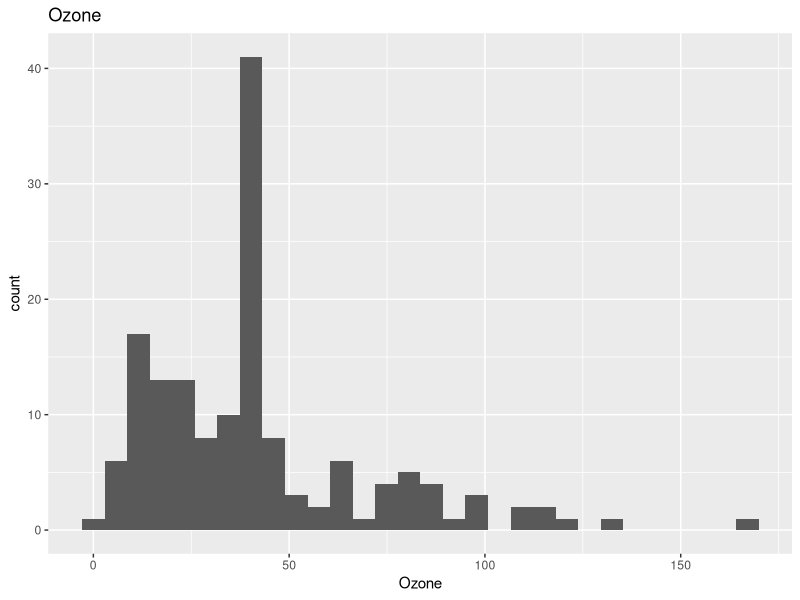
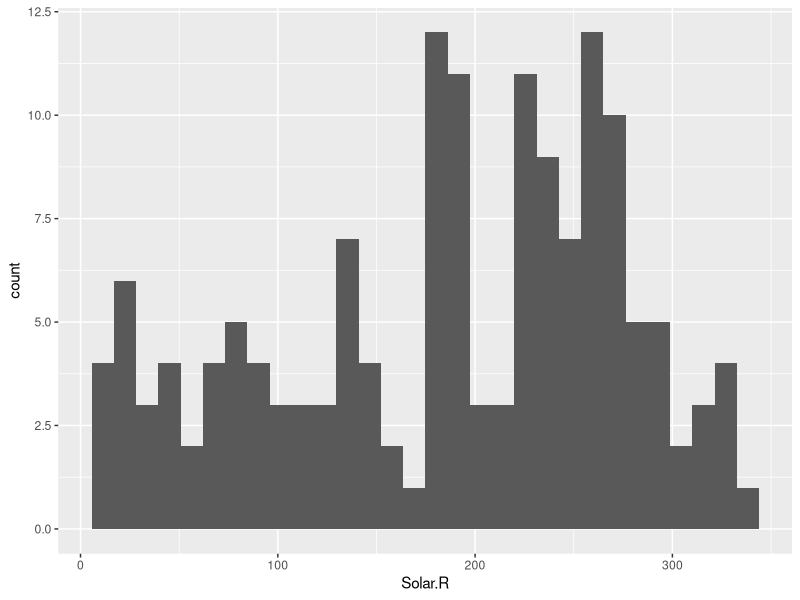
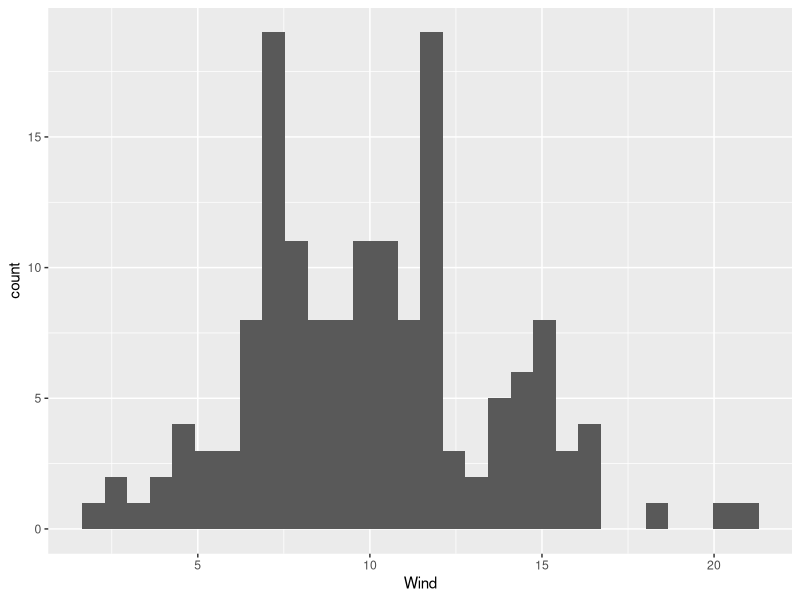
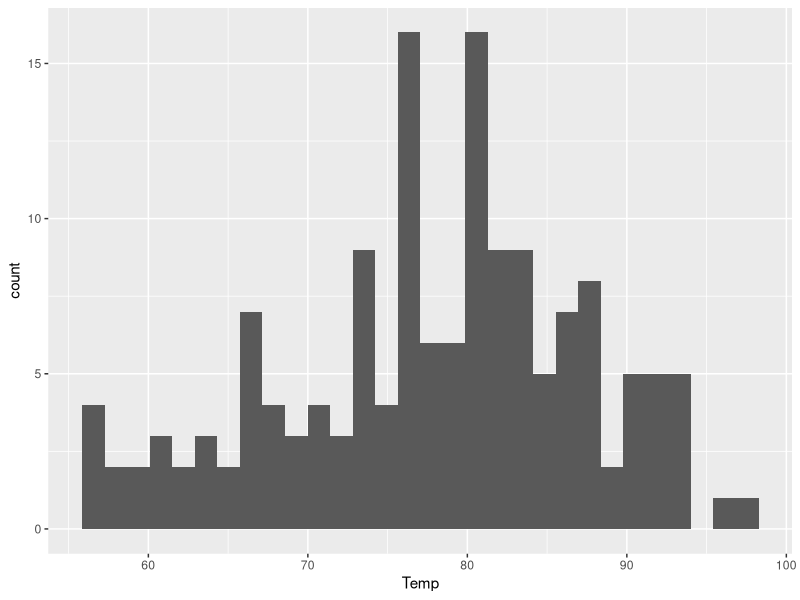
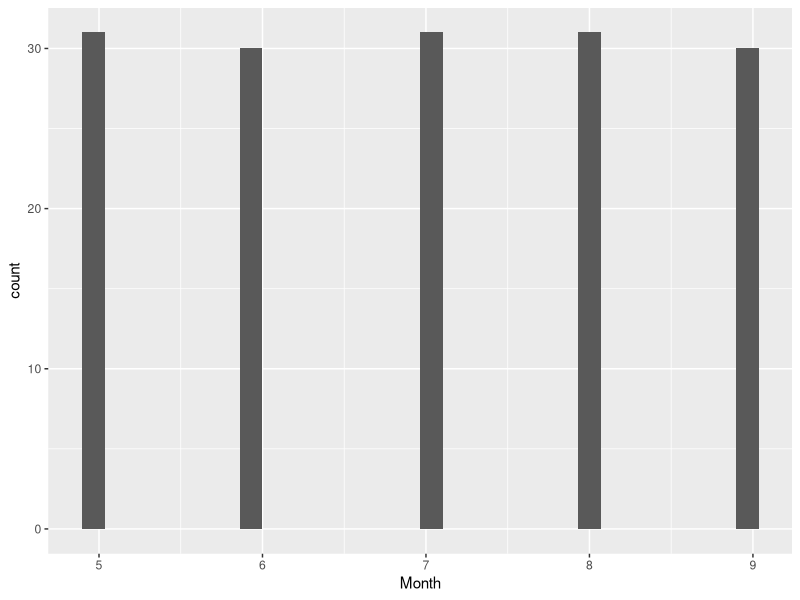
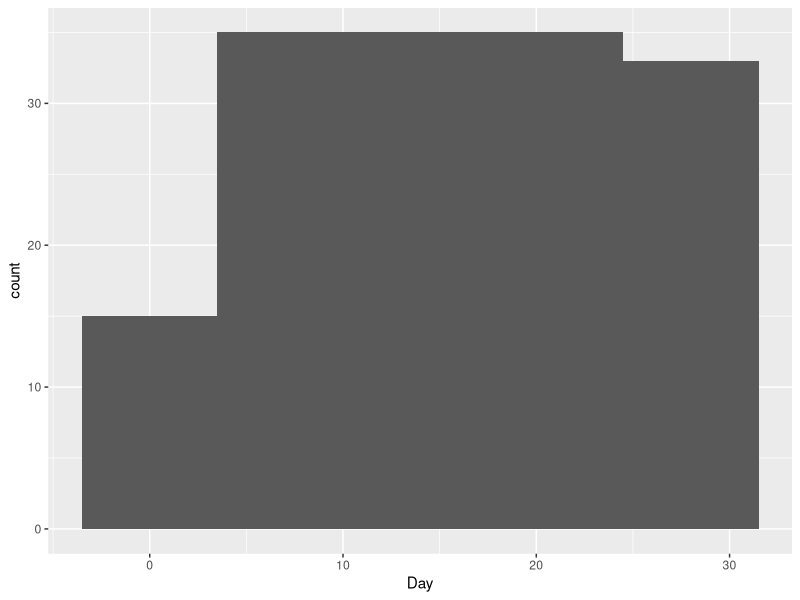
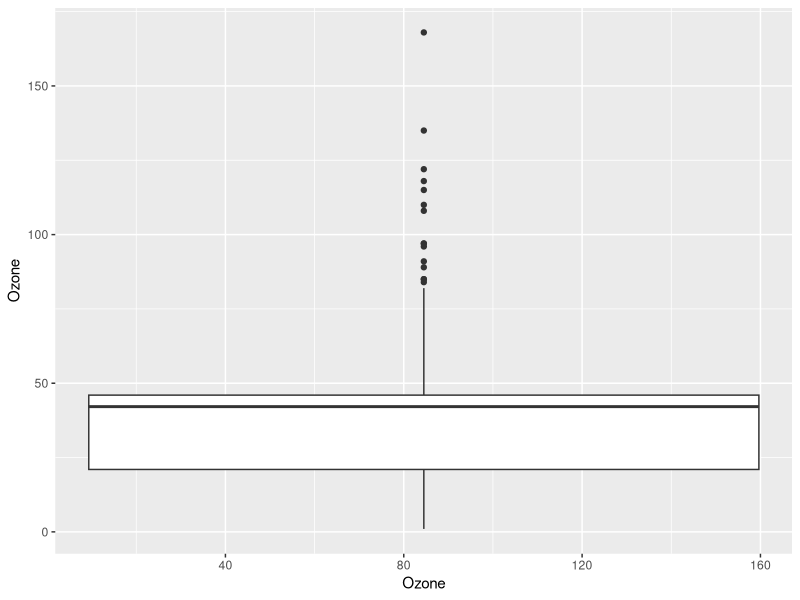
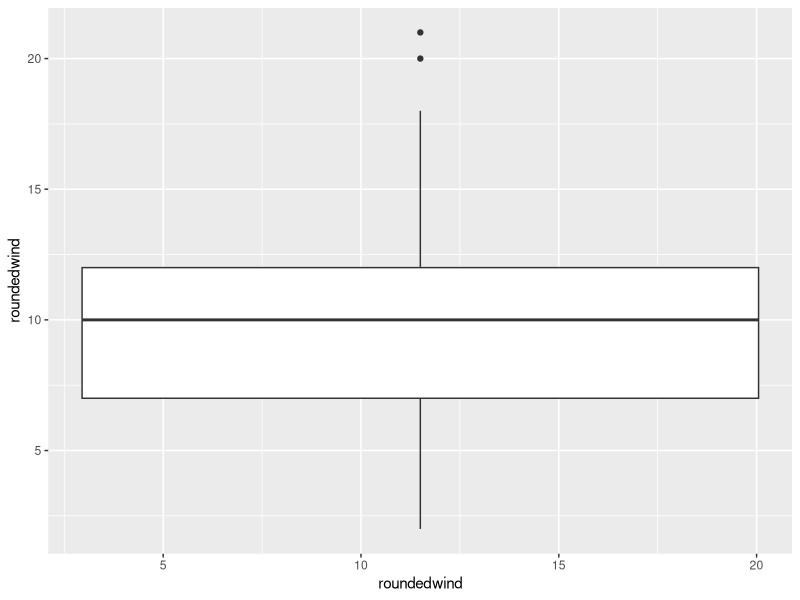

Recreate these plots in R, in order. (Note: this script raises an error after producing the figures.)
install.packages("ggplot2")
library(ggplot2)
install.packages("reshape")
library(reshape)

aq = airquality # Reading the data
str(aq)

# Removing all the NAs
for(i in 1:ncol(aq)){
  aq[is.na(aq[,i]), i] <- mean(aq[,i], na.rm = TRUE)
}


aq = data.frame(aq)

###################################################################


# Plotting different histograms using ggplot

ggplot(aq, aes(x = Ozone)) + geom_histogram() + ggtitle("Ozone")
ggplot(aq, aes(x = Solar.R)) + geom_histogram()
ggplot(aq, aes(x = Wind)) + geom_histogram()
ggplot(aq, aes(x = Temp)) + geom_histogram()
ggplot(aq, aes(x = Month)) + geom_histogram()
ggplot(aq, aes(x = Day)) + geom_histogram(binwidth = 7) 


#################################################################

# Plotting the boxplot
ggplot(aq, aes(x = Ozone, y = Ozone)) + geom_boxplot()


aq$Wind
roundedwind = round(aq$Wind) # Rounding the wind values

# Plotting the Boxplot with rounded wind values
ggplot(aq, aes(x = roundedwind, y = roundedwind)) + geom_boxplot()


#################################################################

# Converting day and month into a date format and storing it in a variable named dates
dates <- as.Date(paste(1973,aq$Month, aq$Day, sep = "."), format = "%Y.%m.%d")
dates



#################################################################

# Plotting the individual plots

g1 = ggplot(aq, aes(x = dates, y = Ozone)) + geom_line(col = "Red")


g2 = ggplot(aq, aes(x = dates, y = Temp)) + geom_line(col = "Blue")


g3 = ggplot(aq, aes(x = dates, y = Wind)) + geom_line(col = "Green")


g4 = ggplot(aq, aes(x = dates, y = Solar.R)) + geom_line(col = "Grey")


#################################################################

# Plotting all the plots together
# We plot the Solar first since it has the largest scale and sets up the canvas

g_line = ggplot(aq, aes(x = dates, y = Solar.R)) + geom_line(col = "Grey")

# Adding more lines
g_line1 = g_line + geom_line(aes(x = dates, y = Ozone),col = "Red")
g_line2 = g_line1 + geom_line(aes(x = dates, y = Temp),col = "Blue")
g_line3 = g_line2 + geom_line(aes(x = dates, y = Wind),col = "Green")  


#################################################################

# Heat Map:


gp = ggplot(meltedaq, aes(x=Day, y=Ozone)) + geom_tile(aes(fill = value))
gp1 = gp + geom_tile(aes(x=Day,y=Temp), color = "Blue")
gp2 = gp1 + geom_tile(aes(x=Day,y=Wind),color = "Green")
gp3 = gp2 + geom_tile(aes(x=Day,y=Solar.R),color = "Black")

gp3


###############
# Doubt: I cannot get the output using melt()

str(aq)
meltedaq = melt(aq,id=c("Day","Ozone"))
str(meltedaq)

p <- ggplot(meltedaq, aes(x=Day, y=Ozone)) 
p1 <- p + geom_tile(aes(fill=value)) + scale_fill_gradient(low="blue", high="white") + xlab("") + ylab("")
p1 + theme(axis.text.x = element_text(angle = 90, hjust = 1))

###############



#################################################################

# Scatter Chart:


ggplot(data = aq, aes(x=Wind,y=Temp)) + geom_point(aes(size=Ozone, col = Solar.R))


#####################################################

# There are many patetrns which we can see when we visualize the data.
# E.g we can see in the scatter plot thatwhen the Temperature increases, the Ozone increases.
# But the Solar values are fairly distributed.

# Scatter plot is the most important visualization according to me.
# Because it shows data in many dimensions and we can see a clear pattern.

####################################################
